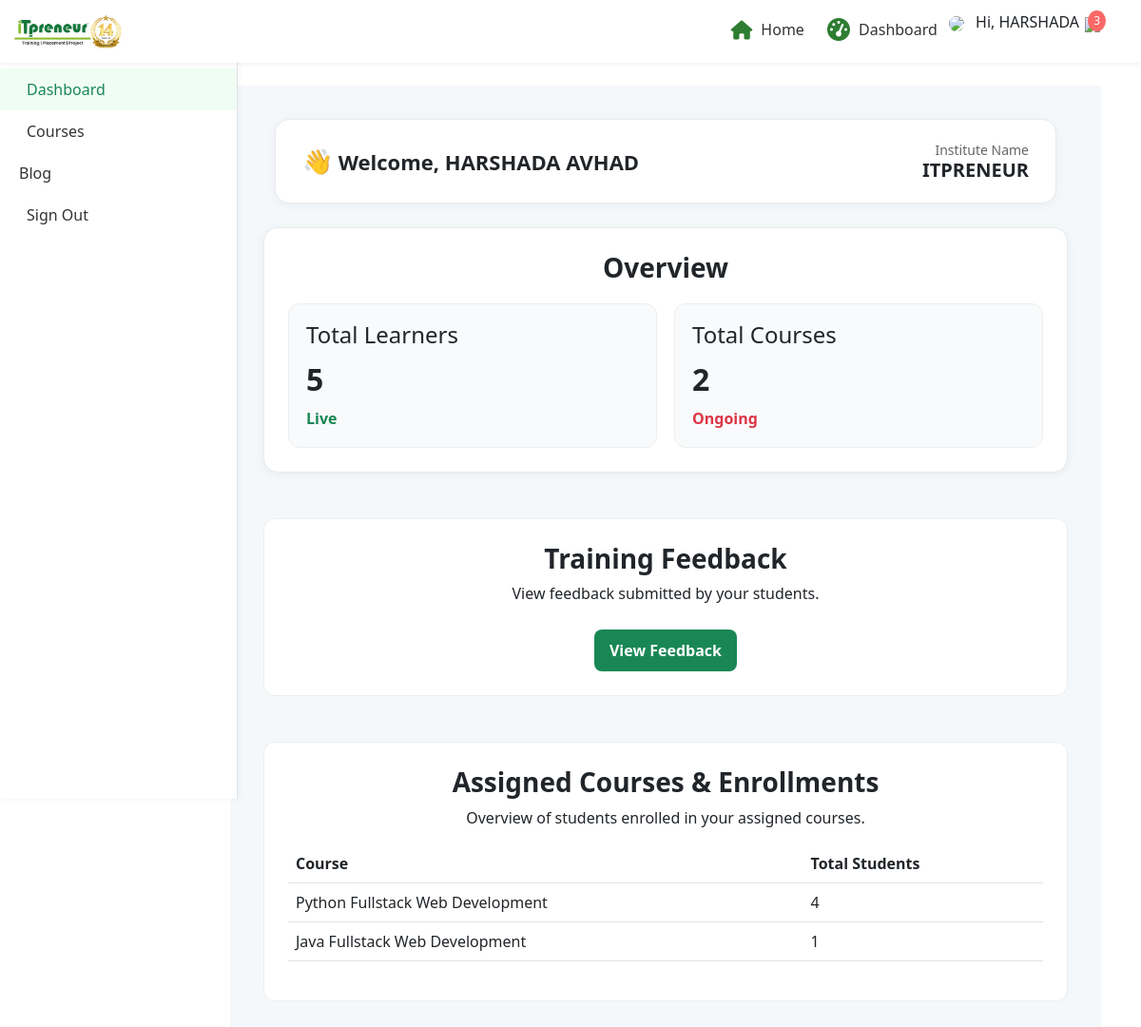
The page /teacher/dashboard/ (signed in) on the database its author committed.
### Accounts/models.py (models this page shows, shortened)
class CustomUser(AbstractUser):
    ROLE_CHOICES = (
        ("student", "Student"),
        ("teacher", "Teacher"),
        ("admin", "Admin"),
    )
    username = models.CharField(max_length=150, unique=False, blank=True, null=True)
    email = models.EmailField(unique=True)
    role = models.CharField(max_length=10, choices=ROLE_CHOICES, default="student")
    profile_picture = models.ImageField(upload_to="profile_pictures/", blank=True, null=True)
    is_email_verified = models.BooleanField(default=False)
    email_verification_token = models.CharField(max_length=100, blank=True, null=True)
    is_staff = models.BooleanField(default=False)
    is_superuser = models.BooleanField(default=False)
    USERNAME_FIELD = "email"
    REQUIRED_FIELDS = ["role"]
    objects = CustomUserManager()

### Courses/models.py (models this page shows, shortened)
class Course(models.Model):
    title = models.CharField(max_length=200)
    image = models.ImageField(upload_to="courses/", blank=True, null=True)
    description = models.TextField()
    price = models.DecimalField(max_digits=8, decimal_places=2, default=0.00)
    more_info = models.TextField(blank=True, null=True)
    teacher = models.ForeignKey(
        'Teacher.TeacherProfile',
        on_delete=models.SET_NULL,
        null=True,
        blank=True,
        related_name="courses"
    )
    created_at = models.DateTimeField(auto_now_add=True)
    updated_at = models.DateTimeField(auto_now=True)

### Teacher/views.py (the view, shortened to what this page needs)
# urls.py: path('teacher/dashboard/', views.teacher_dashboard, name='teacher_dashboard'),
@login_required
def teacher_dashboard(request):
    try:
        teacher_profile = TeacherProfile.objects.get(user=request.user)
    except TeacherProfile.DoesNotExist:
        teacher_profile = None
    assigned_courses = teacher_profile.courses.all()
    course_data = []
    for course in assigned_courses:
        student_count = course.enrollments.count()
        course_data.append({
            "course_name": course.title,
            "student_count": student_count,
        })
    notifications = request.user.notifications.filter(is_read=False).order_by('-created_at')[:10]
    notifications_count = notifications.count()
    context = {
        "teacher": teacher_profile,
        "course_data": course_data,
        "course_count": assigned_courses.count(),
        "total_learners": sum(c["student_count"] for c in course_data),
        "notifications": notifications,
        "notifications_count": notifications_count,
    }
    return render(request, "teacher/teacher_dashboard.html", context)

### Teacher/templates/teacher/teacher_dashboard.html (shortened to what this page needs)
{% extends "base.html" %}
{% load static %}
{% block content %}
{% include 'teacher/_sidebar.html' %}
<div class="div1" style="margin-left:200px; padding:35px; background:#f4f8fb; min-height:100vh;">
    <div class="container">
        <div class="row justify-content-center">
            <div class="col-lg-12 col-md-11 col-sm-12">
                <div style="
                    background:white;
                    padding:22px 28px;
                    border-radius:15px;
                    border:1px solid #eaeaea;
                    box-shadow:0 2px 10px rgba(0,0,0,0.05);
                    display:flex;
                    justify-content:space-between;
                    align-items:center;
                    margin-bottom:25px;
                ">
                    <h4 style="font-weight:700; margin:0; font-size:22px;">
                        <span id="waveHand" style="display:inline-block; font-size:26px;">👋</span>
Welcome, {{ request.user.first_name }} {{ request.user.last_name }}
                    </h4>
                    <div style="text-align:right; line-height:1.2;">
                        <span style="font-size:14px; color:#666;">Institute Name</span><br>
                        <span style="font-weight:800; font-size:20px;">ITPRENEUR</span>
                    </div>
                </div>
            </div>
        </div>
    </div>
    <div style="background:white; border-radius:15px; padding:25px;
                border:1px solid #eaeaea; box-shadow:0 2px 10px rgba(0,0,0,0.05);">
        <h3 style="font-weight:700; margin-bottom:20px; text-align:center;">Overview</h3>
        <div class="overview-grid"
             style="display:grid; grid-template-columns:repeat(2,1fr); gap:18px;">
            <div style="background:#f9fafb; padding:18px; border-radius:12px; border:1px solid #eee;">
                <h4>Total Learners</h4>
                <p style="font-size:32px; font-weight:700; margin:5px 0;">{{ total_learners }}</p>
                <span style="color:#198754; font-weight:600;">Live</span>
            </div>
            <div style="background:#f9fafb; padding:18px; border-radius:12px; border:1px solid #eee;">
                <h4>Total Courses</h4>
                <p style="font-size:32px; font-weight:700; margin:5px 0;">{{ course_count }}</p>
                <span style="color:#dc3545; font-weight:600;">Ongoing</span>
            </div>
        </div>
    </div>
    <br><br>
<div style="background:white; padding:25px; border-radius:12px; border:1px solid #eee;">
    <h3 style="text-align:center; font-weight:700;">Training Feedback</h3>
    <p style="text-align:center;">View feedback submitted by your students.</p>
    <div style="text-align:center;">
        <a href="{% url 'teacher:teacher_feedback_list' %}"
           style="background:#198754; padding:10px 16px; border-radius:8px; color:white;
                  text-decoration:none; font-weight:600; display:inline-block; margin-top:10px;">
            View Feedback
        </a>
    </div>
</div>
    <br><br>
<div style="background:white; padding:25px; border-radius:12px; border:1px solid #eee;">
    <h3 style="text-align:center; font-weight:700;">
        Assigned Courses & Enrollments
    </h3>
    <p style="text-align:center; margin-top:8px;">
        Overview of students enrolled in your assigned courses.
    </p>
    <table class="table mt-3">
        <thead>
            <tr>
                <th>Course</th>
                <th>Total Students</th>
            </tr>
        </thead>
        <tbody>
            {% for c in course_data %}
                <tr>
                    <td>{{ c.course_name }}</td>
                    <td>{{ c.student_count }}</td>
                </tr>
            {% empty %}
                <tr>
                    <td colspan="2" class="text-center text-muted">No courses assigned</td>
                </tr>
            {% endfor %}
        </tbody>
    </table>
</div>
{% endblock %}

### templates/base.html (shortened to what this page needs)
{% load static %}
<!DOCTYPE html>
<html lang="en">
<head>
    <link rel="stylesheet" href="{% static 'css/style.css' %}">
    <link href="https://cdn.jsdelivr.net/npm/bootstrap@5.3.0/dist/css/bootstrap.min.css" rel="stylesheet">
    <link rel="stylesheet" href="https://cdnjs.cloudflare.com/ajax/libs/font-awesome/6.4.0/css/all.min.css">
</head>
<body>
    <nav class="navbar navbar-expand-lg ">
        <div class="container-fluid">
            <a class="navbar-brand" href="{% url 'home' %}">
                <img src="{% static 'images/itpreneur-logo.png' %}" alt="ITpreneur Logo">
            </a>
            <div class="collapse navbar-collapse" id="navbarNav">
                <ul class="navbar-nav ms-auto">
                    <li class="nav-item">
                        <a class="nav-link" href="{% url 'home' %}">
                            <i class="fas fa-home fa-lg"></i> Home
                        </a>
                    </li>
                    {% if user.is_authenticated %}
                    {% if user.role == 'teacher' %}
                    <li class="nav-item">
                        <a class="nav-link" href="{% url 'teacher:teacher_dashboard' %}">
                            <i class="fas fa-tachometer-alt fa-xl"></i> Dashboard
                        </a>
                    </li>
                    <div style="position:relative;">
                        <img id="profile-logo-teacher"
                            src="https://nrichvideos.objectstore.e2enetworks.net/assets/profile.png"
                            style="height:40px; cursor:pointer; border-radius:50%;">
                        <span id="profile-trigger-teacher" style="margin-left:8px; cursor:pointer;">
                            Hi, {{ request.user.first_name }}
                        </span>
                    </div>
                    <li>
                        <div
                            style="display: flex; justify-content: flex-end; align-items: center; padding-bottom: 18px;">
                            <div style="position: relative; margin-right: 25px;">
                                <button id="notif-bell-teacher"
                                    style="background: none; border: none; cursor: pointer;">
                                    {% if notifications_count %}
                                    <span style="position: absolute; top: 0; right: 0; background: #fa6868; color: #fff;
                                 border-radius: 50%; padding: 2px 6px; font-size: 12px;">
                                        {{ notifications_count }}
                                    </span>
                                    {% endif %}
                                </button>
                            </div>
                        </div>
                    </li>
                    {% endif %}
                    {% endif %}
                </ul>
            </div>
        </div>
    </nav>
    <div class="container mt-4 content">
        {% block content %}
        {% endblock %}
    </div>
</body>
</html>

### static/css/style.css (style rules this page uses)
body { display: flex; flex-direction: column; min-height: 100vh; font-family: "Poppins", sans-serif; background-color: #ffffff; }
.content { flex: 1; }
.navbar { background-color: #ffffff !important; box-shadow: 0 2px 4px rgba(0, 0, 0, 0.05); padding: 0.5rem 1.5rem; position: sticky; top: 0; z-index: 1030; }
.navbar-brand img { height: 40px; max-width: 100%; }
.navbar-brand { font-size: 1.5rem; font-weight: 600; color: #2e7d32 !important; }
.navbar-nav .nav-link { color: #333 !important; font-weight: 500; font-size: 1rem; margin: 0 0.25rem; transition: color 0.2s ease; }
.navbar-nav .nav-link i { margin-right: 5px; color: #2e7d32; }
.navbar-collapse { justify-content: flex-end; }

### Teacher/templates/teacher/teacher_dashboard.html (style rules this page uses)
.overview-grid { display: grid; grid-template-columns: repeat(2, 1fr); gap: 18px; }

### rows shown on the page
CustomUser: user.first_name "HARSHADA", user.last_name "AVHAD"
Course: course_name "Python Fullstack Web Development"
Course: course_name "Java Fullstack Web Development"

### other values the page prints
{{ notifications_count }} "3"
{{ total_learners }} "5"
{{ course_count }} "2"
{{ c.student_count }} "4" "1"
